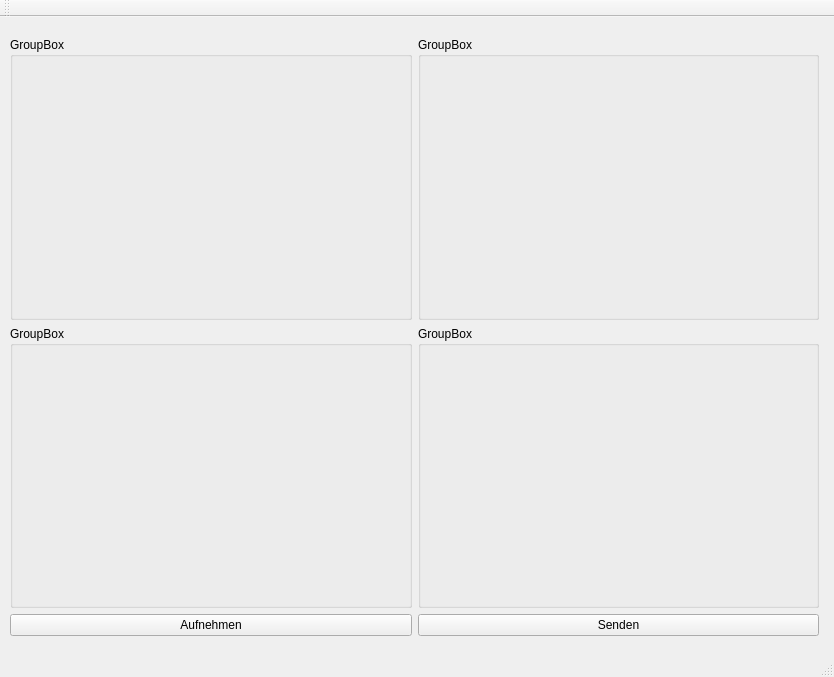
<?xml version="1.0" encoding="UTF-8"?>
<ui version="4.0">
 <class>MainWindow</class>
 <widget class="QMainWindow" name="MainWindow">
  <property name="geometry">
   <rect>
    <x>0</x>
    <y>0</y>
    <width>834</width>
    <height>677</height>
   </rect>
  </property>
  <property name="windowTitle">
   <string>JuKuZ Livestreaming Regie</string>
  </property>
  <widget class="QWidget" name="centralWidget">
   <widget class="QWidget" name="gridLayoutWidget">
    <property name="geometry">
     <rect>
      <x>-1</x>
      <y>9</y>
      <width>831</width>
      <height>621</height>
     </rect>
    </property>
    <layout class="QGridLayout" name="gridLayout">
     <property name="sizeConstraint">
      <enum>QLayout::SetDefaultConstraint</enum>
     </property>
     <item row="0" column="0">
      <widget class="CamBox" name="groupBox">
       <property name="title">
        <string>GroupBox</string>
       </property>
      </widget>
     </item>
     <item row="0" column="1">
      <widget class="CamBox" name="groupBox_2">
       <property name="title">
        <string>GroupBox</string>
       </property>
      </widget>
     </item>
     <item row="1" column="0">
      <widget class="CamBox" name="groupBox_3">
       <property name="title">
        <string>GroupBox</string>
       </property>
      </widget>
     </item>
     <item row="1" column="1">
      <widget class="CamBox" name="groupBox_4">
       <property name="title">
        <string>GroupBox</string>
       </property>
      </widget>
     </item>
     <item row="2" column="0">
      <widget class="QPushButton" name="recordButton">
       <property name="text">
        <string>Aufnehmen</string>
       </property>
       <property name="checkable">
        <bool>true</bool>
       </property>
      </widget>
     </item>
     <item row="2" column="1">
      <widget class="QPushButton" name="transmitButton">
       <property name="text">
        <string>Senden</string>
       </property>
       <property name="checkable">
        <bool>true</bool>
       </property>
      </widget>
     </item>
    </layout>
   </widget>
  </widget>
  <widget class="QMenuBar" name="menuBar">
   <property name="geometry">
    <rect>
     <x>0</x>
     <y>0</y>
     <width>834</width>
     <height>17</height>
    </rect>
   </property>
  </widget>
  <widget class="QToolBar" name="mainToolBar">
   <attribute name="toolBarArea">
    <enum>TopToolBarArea</enum>
   </attribute>
   <attribute name="toolBarBreak">
    <bool>false</bool>
   </attribute>
  </widget>
  <widget class="QStatusBar" name="statusBar"/>
 </widget>
 <layoutdefault spacing="6" margin="11"/>
 <customwidgets>
  <customwidget>
   <class>CamBox</class>
   <extends>QGroupBox</extends>
   <header>cambox.h</header>
   <container>1</container>
  </customwidget>
 </customwidgets>
 <resources/>
 <connections/>
</ui>
